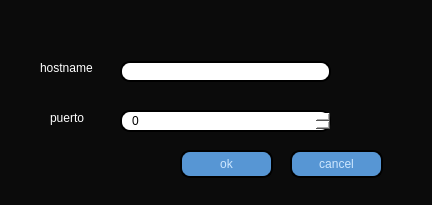
<?xml version="1.0" encoding="UTF-8"?>
<ui version="4.0">
 <class>DUMessengerConnectionDialog</class>
 <widget class="QDialog" name="DUMessengerConnectionDialog">
  <property name="geometry">
   <rect>
    <x>0</x>
    <y>0</y>
    <width>432</width>
    <height>205</height>
   </rect>
  </property>
  <property name="windowTitle">
   <string>Dialog</string>
  </property>
  <property name="styleSheet">
   <string notr="true">background-color: rgb(11, 11, 11);</string>
  </property>
  <widget class="QLabel" name="label">
   <property name="geometry">
    <rect>
     <x>40</x>
     <y>60</y>
     <width>56</width>
     <height>16</height>
    </rect>
   </property>
   <property name="styleSheet">
    <string notr="true">color: rgb(255, 255, 255);</string>
   </property>
   <property name="text">
    <string>hostname</string>
   </property>
  </widget>
  <widget class="QPushButton" name="ok">
   <property name="geometry">
    <rect>
     <x>180</x>
     <y>150</y>
     <width>93</width>
     <height>28</height>
    </rect>
   </property>
   <property name="styleSheet">
    <string notr="true">QPushButton {
border: 2px solid black;
font: 75 8pt &quot;MS Shell Dlg 2&quot;;
border-radius: 10px;
color: rgb(205, 231, 255);
padding: 0 8px;
background-color: rgb(87, 150, 212);
font: bold, &quot;Comic Sans MS&quot;;;
text-align:center;
}

QPushButton:hover  { 
background-color: rgb(95, 166, 232);
}

QPushButton:pressed  { 
background-color: rgb(82, 142, 199	);
}
</string>
   </property>
   <property name="text">
    <string>ok</string>
   </property>
  </widget>
  <widget class="QSpinBox" name="puerto">
   <property name="geometry">
    <rect>
     <x>120</x>
     <y>110</y>
     <width>211</width>
     <height>22</height>
    </rect>
   </property>
   <property name="styleSheet">
    <string notr="true">border: 2px solid black;
font: 75 8pt &quot;MS Shell Dlg 2&quot;;
border-radius: 10px;
padding: 0 8px;
background: white;
font: bold, &quot;Comic Sans MS&quot;;;
text-align:center;</string>
   </property>
   <property name="maximum">
    <number>9999</number>
   </property>
  </widget>
  <widget class="QLineEdit" name="hostname">
   <property name="geometry">
    <rect>
     <x>120</x>
     <y>61</y>
     <width>211</width>
     <height>21</height>
    </rect>
   </property>
   <property name="styleSheet">
    <string notr="true">border: 2px solid black;
font: 75 8pt &quot;MS Shell Dlg 2&quot;;
border-radius: 10px;
padding: 0 8px;
background: white;
font: bold, &quot;Comic Sans MS&quot;;;
text-align:center;</string>
   </property>
  </widget>
  <widget class="QPushButton" name="cancel">
   <property name="geometry">
    <rect>
     <x>290</x>
     <y>150</y>
     <width>93</width>
     <height>28</height>
    </rect>
   </property>
   <property name="styleSheet">
    <string notr="true">QPushButton {
border: 2px solid black;
font: 75 8pt &quot;MS Shell Dlg 2&quot;;
border-radius: 10px;
color: rgb(205, 231, 255);
padding: 0 8px;
background-color: rgb(87, 150, 212);
font: bold, &quot;Comic Sans MS&quot;;;
text-align:center;
}

QPushButton:hover  { 
background-color: rgb(95, 166, 232);
}

QPushButton:pressed  { 
background-color: rgb(82, 142, 199	);
}
</string>
   </property>
   <property name="text">
    <string>cancel</string>
   </property>
  </widget>
  <widget class="QLabel" name="label_2">
   <property name="geometry">
    <rect>
     <x>50</x>
     <y>110</y>
     <width>56</width>
     <height>16</height>
    </rect>
   </property>
   <property name="styleSheet">
    <string notr="true">color: rgb(255, 255, 255);</string>
   </property>
   <property name="text">
    <string>puerto</string>
   </property>
  </widget>
 </widget>
 <resources/>
 <connections/>
</ui>
